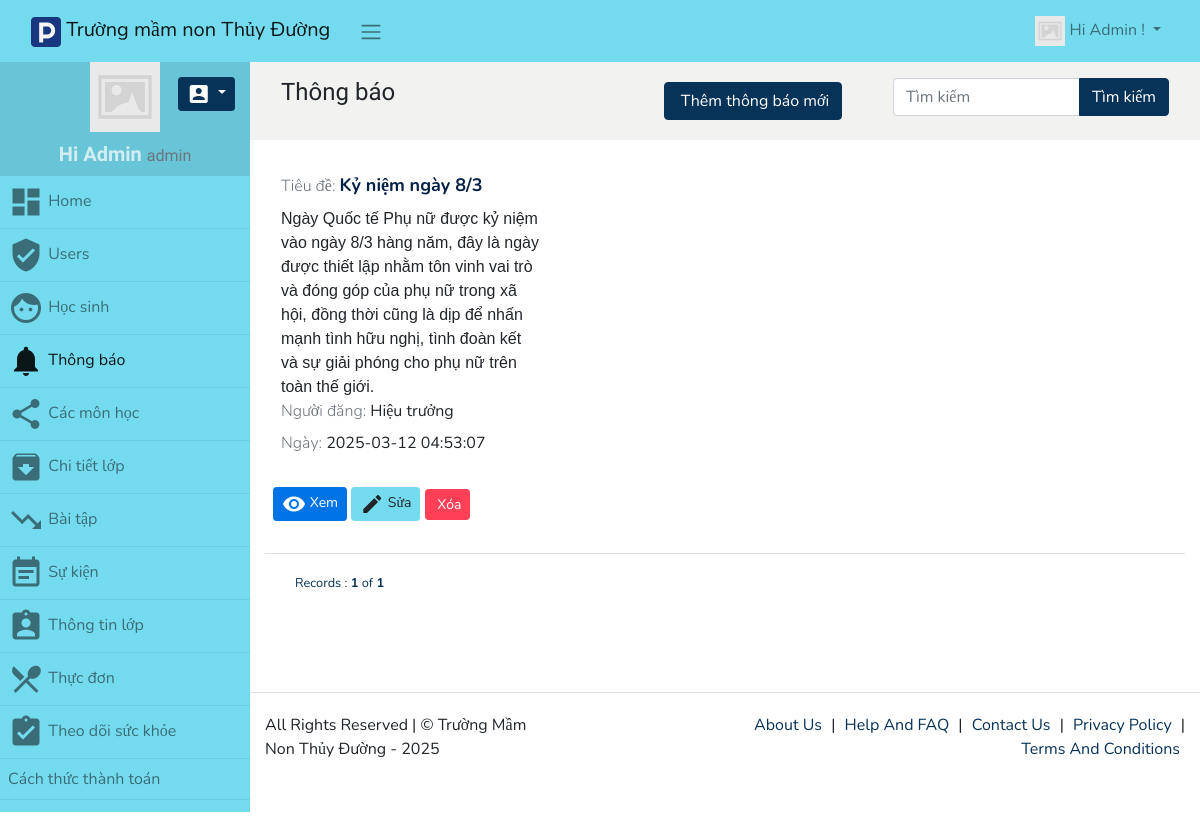
Screenshot of /announcement (signed in) with the database file from the repository.
### tables this page shows
CREATE TABLE `announcement` (
  `id` int(11) NOT NULL,
  `title` varchar(255) NOT NULL,
  `content` text NOT NULL,
  `author` varchar(255) NOT NULL,
  `date` datetime NOT NULL
);

### app/views/partials/announcement/list.php (the view, shortened to what the rows shown need)
<?php
$can_edit = ACL::is_allowed("announcement/edit");
$can_view = ACL::is_allowed("announcement/view");
$can_delete = ACL::is_allowed("announcement/delete");
?>
<?php
$page_element_id = "list-page-" . random_str();
$current_page = $this->set_current_page_link();
$csrf_token = Csrf::$token;
$view_data = $this->view_data;
$records = $view_data->records;
?>
<section class="page" id="<?php echo $page_element_id; ?>" data-page-type="list" data-display-type="grid"
    data-page-url="<?php print_link($current_page); ?>">
    <div class="">
        <div class="container-fluid">
            <div class="row ">
                <div class="col-md-12 comp-grid">
                    <div class=" animated fadeIn page-content">
                        <div id="announcement-list-records">
                            <?php
                                if(!empty($records)){
                                ?>
                            <div id="page-report-body">
                                <div class="row sm-gutters page-data" id="page-data-<?php echo $page_element_id; ?>">
                                    <?php
                                        foreach($records as $data){
                                        $rec_id = (!empty($data['id']) ? urlencode($data['id']) : null);
                                        ?>
                                    <div class="col-sm-4">
                                        <div class="card-small p-2 mb-3 animated bounceIn">
                                            <div class="card-small p-2 mb-3 animated bounceIn">
                                                <div class="mb-2">
                                                    <span class="d-block">
                                                        <span class="font-weight-light text-muted">Tiêu đề:</span>
                                                        <span class="text-dark font-weight-bold"
                                                            style="font-size: 18px;"><?php echo $data['title']; ?></span>
                                                    </span>
                                                </div>
                                                <div><?php echo $data['content']; ?></div>
                                                <div class="mb-2">
                                                    <span>
                                                        <span class="font-weight-light text-muted">Người đăng:</span>
                                                        <?php echo $data['author']; ?>
                                                    </span>
                                                </div>
                                                <div class="mb-2">
                                                    <span>
                                                        <span class="font-weight-light text-muted">Ngày:</span>
                                                        <?php echo $data['date']; ?>
                                                    </span>
                                                </div>
                                            </div>
                                            <div class="td-btn">
                                                <?php if($can_view){ ?>
                                                <a class="btn btn-sm btn-success has-tooltip" title="View Record"
                                                    href="<?php print_link("announcement/view/$rec_id"); ?>">
                                                    <i class="material-icons">visibility</i> Xem
                                                </a>
                                                <?php } ?>
                                                <?php if($can_edit){ ?>
                                                <a class="btn btn-sm btn-info has-tooltip" title="Edit This Record"
                                                    href="<?php print_link("announcement/edit/$rec_id"); ?>">
                                                    <i class="material-icons">edit</i> Sửa
                                                </a>
                                                <?php } ?>
                                                <?php if($can_delete){ ?>
                                                <a class="btn btn-sm btn-danger has-tooltip record-delete-btn"
                                                    title="Xóa dữ liệu"
                                                    href="<?php print_link("announcement/delete/$rec_id/?csrf_token=$csrf_token&redirect=$current_page"); ?>"
                                                    data-prompt-msg="Bạn có chắc chắn muốn xóa dữ liệu này không?"
                                                    data-display-style="modal">
                                                    Xóa
                                                </a>
                                                <?php } ?>
                                            </div>
                                        </div>
                                    </div>
                                    <?php
                                        }
                                        ?>
                                </div>
                            </div>
                            <?php
                                }
                                else{
                                ?>
                            <div class="text-muted  animated bounce p-3">
                                <h4><i class="material-icons">block</i> Không tìm thấy dữ liệu</h4>
                            </div>
                            <?php
                                }
                                ?>
                        </div>
                    </div>
                </div>
            </div>
        </div>
    </div>
</section>

### rows the page displays
announcement: title "Kỷ niệm ngày 8/3", content "Ngày Quốc tế Phụ nữ được kỷ niệm vào ngày 8/3 hàng năm, đây là ngày được thiết lập nhằm tôn vinh vai trò và đóng góp của phụ nữ trong xã hội, đồng thời cũng là dịp để nhấn mạnh tình hữu nghị, tình đoàn kết và sự giải phóng cho phụ nữ trên toàn thế giới.", author "Hiệu trưởng", date "2025-03-12 04:53:07"

### other values shown
SITE_NAME "Trường mầm non Thủy Đường"
USER_NAME "Admin"
ACL::$user_role "admin"
$menuobj['label'] "Home"
$menuobj['label'] "Users"
$menuobj['label'] "Học sinh"
$menuobj['label'] "Thông báo"
$menuobj['label'] "Các môn học"
$menuobj['label'] "Chi tiết lớp"
$menuobj['label'] "Bài tập"
$menuobj['label'] "Sự kiện"
$menuobj['label'] "Thông tin lớp"
$menuobj['label'] "Thực đơn"
$menuobj['label'] "Theo dõi sức khỏe"
$menuobj['label'] "Cách thức thành toán"
